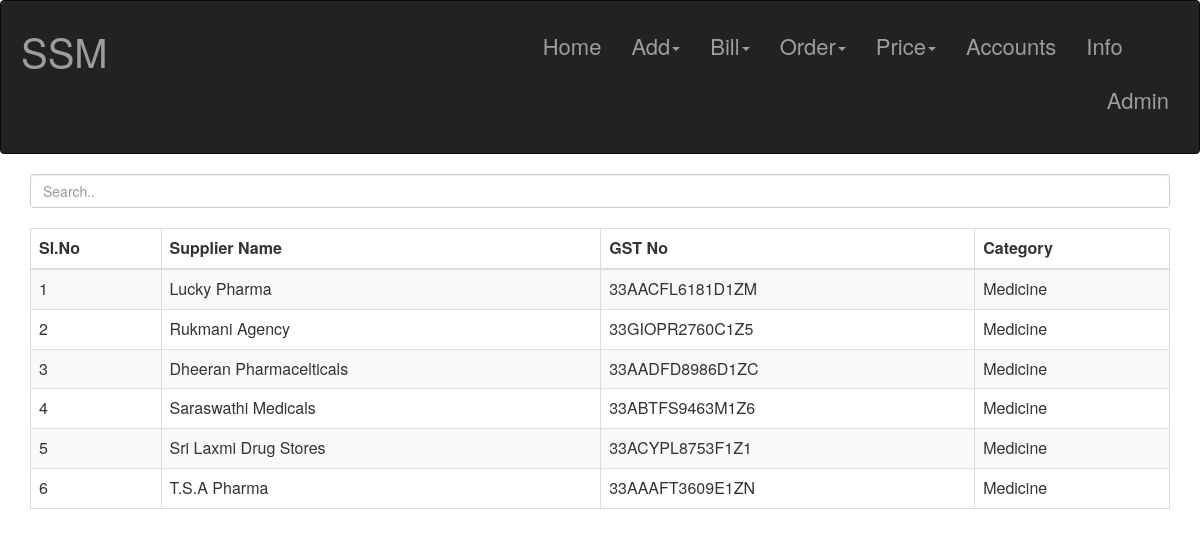
The page /dealer_details on the database its author committed.
### myapp/models.py (models this page shows)
class Dealer_Details(models.Model):
    dealer = models.CharField(max_length=40)
    gst_no = models.CharField(max_length=20)
    dd = models.DateField()
    d_category = models.CharField(max_length=30)
    d_address = models.CharField(max_length=300)
    d_mobile_no = models.IntegerField()
    contact_name = models.CharField(max_length=20)

### myapp/views.py (the view)
# urls.py: path("dealer_details",views.dealer_view,name='View Dealer Details'),
def dealer_view(request):
    all_dealer = Dealer_Details.objects.all()
    return render(request, "dynamic/dealers.html",{'dealers':all_dealer})

### templates/dynamic/dealers.html
{% extends 'dynamic/index.html' %}
{% block content %}
{% load static %}
  <div class="container">
    <input class="form-control" id="myInput" type="text" placeholder="Search..">
    <br>
    <table class="table table-bordered table-striped">
      <thead>
        <tr>
          <th>Sl.No</th>
          <th>Supplier Name</th>
          <th>GST No</th>
          <th>Category</th>
        </tr>
      </thead>
      <tbody id="myTable">
        {% for data in dealers %}
        <tr>
          <td>{{forloop.counter}}</td>
          <td>{{data.dealer}}</td>
          <td>{{data.gst_no}}</td>
          <td>{{data.d_category}}</td>
        </tr>
        {% endfor %}
      </tbody>
    </table>
  </div>
{% endblock %}

### templates/dynamic/index.html (shortened to what this page needs)
<html lang="en">
<head>
    {% load static %}
    <link rel="stylesheet" href="{% static 'css/bootstrap.min.css'%}">
</head>
<body >
    {% include 'includes/header.html' %}
    {% block content %}
    {% endblock %}
</body>
</html>

### templates/includes/header.html (shortened to what this page needs)
<head>
    {% load static %}
    <link rel="stylesheet" href="{% static 'cssfiles/header.css'%}">
</head>
<body>
    <nav class="navbar navbar-inverse">
      <div class="container-fluid">
        <div class="navbar-header">
          <a class="navbar-brand" href="#">SSM</a>
        </div>
        <div class="collapse navbar-collapse" id="myNavbar">
          <ul class="nav navbar-nav">
            <li><a href="/">Home</a></li>
            <li class="dropdown">
              <a class="dropdown-toggle" data-toggle="dropdown" href="#">Add<span class="caret"></span></a>
            </li>
            <li class="dropdown">
              <a class="dropdown-toggle" data-toggle="dropdown" href="#">Bill<span class="caret"></span></a>
            </li>
            <li class="dropdown">
              <a class="dropdown-toggle" data-toggle="dropdown" href="#">Order<span class="caret"></span></a>
            </li>
            <li class="dropdown">
              <a class="dropdown-toggle" data-toggle="dropdown" href="#">Price<span class="caret"></span></a>
            </li>
            <li><a href="store_bill">Accounts</a></li>
            <li><a href="dealer_details">Info</a></li>
          </ul>
          <ul class="nav navbar-nav navbar-right">
            <li><a href="admin"><span class="glyphicon glyphicon-user"></span>Admin</a></li>
          </ul>
        </div>
      </div>
    </nav>
</body>

### static/cssfiles/header.css (style rules this page uses)
* { padding: 0; }
.navbar-brand { margin: 20px; margin-right: 400px; font-size: 40px; padding: 20px; color: black; }
.navbar-collapse { margin: 20px; font-size: 18px; }
.navbar-collapse ul li a { color: rgb(0, 0, 0); font-size: 22px; border: none; }
.glyphicon { padding: 5px; }

### rows shown on the page
Dealer_Details: dealer "Lucky Pharma", gst_no "33AACFL6181D1ZM", d_category "Medicine"
Dealer_Details: dealer "Rukmani Agency", gst_no "33GIOPR2760C1Z5", d_category "Medicine"
Dealer_Details: dealer "Dheeran Pharmacelticals", gst_no "33AADFD8986D1ZC", d_category "Medicine"
Dealer_Details: dealer "Saraswathi Medicals", gst_no "33ABTFS9463M1Z6", d_category "Medicine"
Dealer_Details: dealer "Sri Laxmi Drug Stores", gst_no "33ACYPL8753F1Z1", d_category "Medicine"
Dealer_Details: dealer "T.S.A Pharma", gst_no "33AAAFT3609E1ZN", d_category "Medicine"
